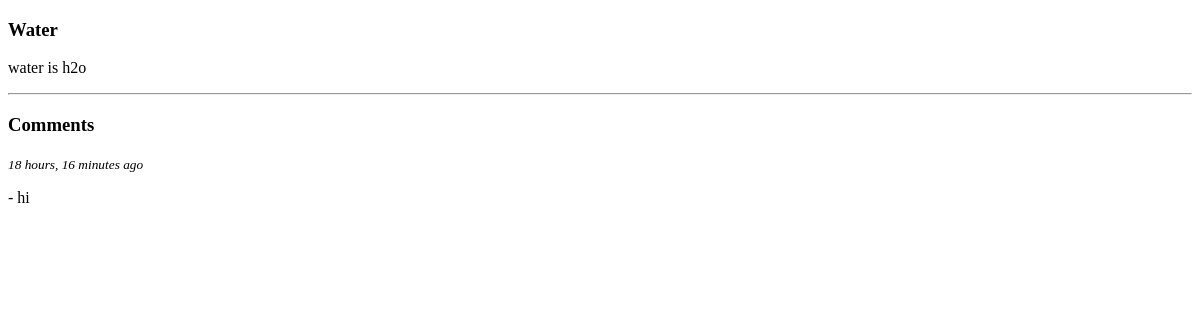
/blog/1, run on an earlier commit of the app's database.
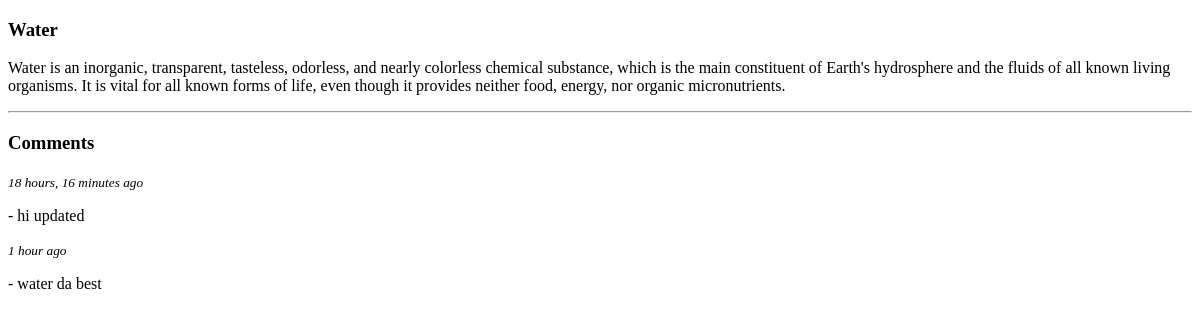
And on a later commit of the database.
### base/models.py (models this page shows)
class Post(models.Model):
    author = models.ForeignKey(User, on_delete=models.CASCADE)
    title = models.CharField(max_length=255)
    content = models.TextField()
    created = models.DateTimeField(auto_now=True)
    updated = models.DateTimeField(auto_now_add=True)
    class Meta:
        ordering = ['-created', '-updated']
    def __str__(self) -> str:
        return self.title

class Comment(models.Model):
    post = models.ForeignKey(Post, on_delete=models.CASCADE)
    body = models.TextField()
    created = models.DateTimeField(auto_now=True)
    updated = models.DateTimeField(auto_now_add=True)
    class Meta:
        ordering = ['-created', '-updated']
    def __str__(self) -> str:
        return self.body

### base/views.py (the view)
# urls.py: path('blog/<str:id>', views.blog_detail, name="blog_detail"),
def blog_detail(request, id):
    post = Post.objects.get(id=id)
    comments = post.comment_set.all()
    context = {'post': post, 'comments': comments}
    return render(request, 'base/blog_detail.html', context)

### base/templates/base/blog_detail.html
{% extends "base/main.html" %}
{% block content %}
    <h3>{{post}}</h3>
    <p>{{post.content}}</p>
    <hr>
    <h3>Comments</h3>
    {% for comment in comments %}
      <small><em>{{comment.updated|timesince}} ago</em></small>
      <p>- {{comment}}</p>
    {% endfor %}
{% endblock content %}

What changed in the data, as far as the page shows it:
changed Post "Water": content "water is h2o" → "Water is an inorganic, transparent, tasteless, odorless, and nearly colorless chemical substance, which is the main constituent of Earth's hydrosphere and the fluids of all known living organisms. It is vital for all known forms of life, even though it provides neither food, energy, nor organic micronutrients."
changed Comment: body "hi" → "hi updated"
added Comment: updated "1 hour", body "water da best"
